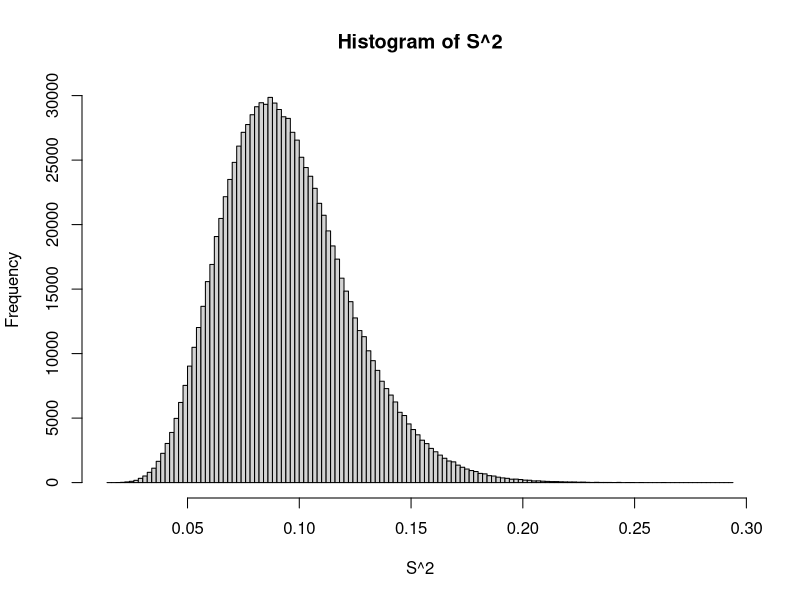

Generate this figure with R:
## ---- chunk 1
knitr::opts_chunk$set(echo = TRUE)
## ---- chunk 2
S <- rbeta(1000, 31, 71)
## ---- chunk 3
result <- rep(NA, 5)
for(i in 1:5) {
  result[i] <- mean(rbeta(1000, 31, 71))
}
result
## ---- chunk 4
result <- mean(rbeta(1e4, 31, 71) > 0.35)
result
## ---- chunk 5
S <- rbeta(1e6, 31, 71)
hist(S^2, breaks = 100)
## ---- chunk 6
# if H is the frequency of a 11 homozygote, then the probability that
# a sample of 10 individuals does not have a 11 homozygote in it is
# (1 - H) ^ 10, and H is q^2, so....

# here are our simulated random variables
S <- rbeta(1e6, 31, 71)
  
# here is our function of simulated random variables
g <- function(q) (1 - q^2) ^ 10

# here is our Monte Carlo estimate
result <- mean(g(S))

result
